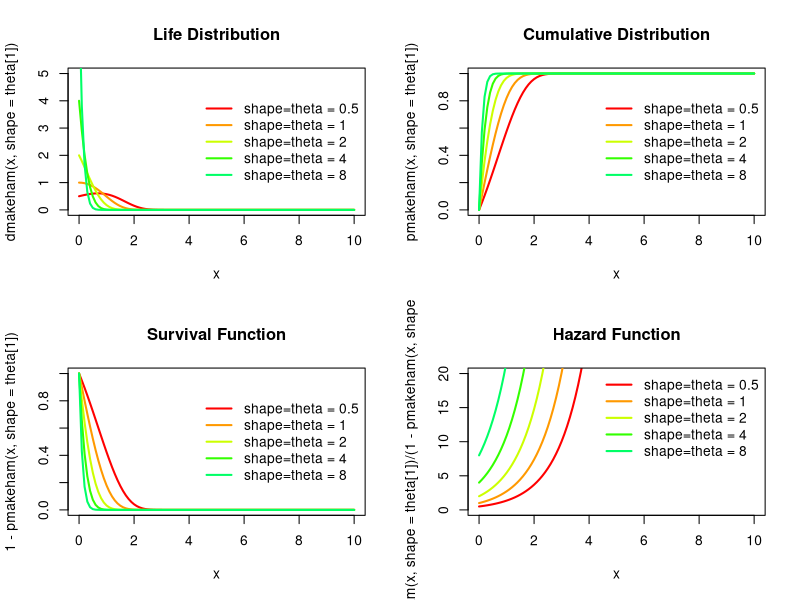

This chart was generated by the following R code:
##### 메이크햄 분포
library(VGAM) 

### parameter
theta = c(0.5, 1, 2, 4, 8)	# theta

### Input Variable
x <- seq(0, 10, length.out = 101)


color = rainbow(10)
par(mfrow = c(2, 2))

### Life Distribution
plot(x, dmakeham(x, shape=theta[1]), xlim=c(0, 10), ylim=c(0, 5), col=color[1], lwd=2, type = 'l', main="Life Distribution")
for (i in 2:5)	{	lines(x, dmakeham(x, shape=theta[i]), col=color[i], lwd=2);	}
legend('right', bty = 'n', lwd=2, col=color[1:5], legend = c('shape=theta = 0.5', 'shape=theta = 1', 'shape=theta = 2', 'shape=theta = 4', 'shape=theta = 8'))

### Cumulative Distribution
plot(x, pmakeham(x, shape=theta[1]), xlim=c(0, 10), ylim=c(0, 1), col=color[1], lwd=2, type = 'l', main="Cumulative Distribution")
for (i in 2:5)	{	lines(x, pmakeham(x, shape=theta[i]), col=color[i], lwd=2);	}
legend('right', bty = 'n', lwd=2, col=color[1:5], legend = c('shape=theta = 0.5', 'shape=theta = 1', 'shape=theta = 2', 'shape=theta = 4', 'shape=theta = 8'))

### Survival Function
plot(x, 1-pmakeham(x, shape=theta[1]), xlim=c(0, 10), ylim=c(0, 1), col=color[1], lwd=2, type = 'l', main="Survival Function")
for (i in 2:5)	{	lines(x, 1-pmakeham(x, shape=theta[i]), col=color[i], lwd=2);	}
legend('right', bty = 'n', lwd=2, col=color[1:5], legend = c('shape=theta = 0.5', 'shape=theta = 1', 'shape=theta = 2', 'shape=theta = 4', 'shape=theta = 8'))

### Hazard Function
plot(x, dmakeham(x, shape=theta[1])/(1-pmakeham(x, shape=theta[1])), xlim=c(0, 10), ylim=c(0, 20), col=color[1], lwd=2, type = 'l', main="Hazard Function")
for (i in 2:5) {	lines(x, dmakeham(x, shape=theta[i])/(1-pmakeham(x, shape=theta[i])), col=color[i], lwd=2);	}
legend('topright', bty = 'n', lwd=2, col=color[1:5], legend = c('shape=theta = 0.5', 'shape=theta = 1', 'shape=theta = 2', 'shape=theta = 4', 'shape=theta = 8'))
